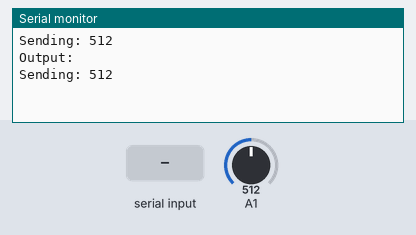
This sketch was run on a simulated Arduino Uno, built with avr-gcc and run on an emulated ATmega328P. Shown: the last lines printed to the serial monitor. Inputs (shaded band) come from the test bench; at power-on: A1 = 512.

Above: at 1.2 s.
1.3 s: A1 set to 716
At 2.4 s:
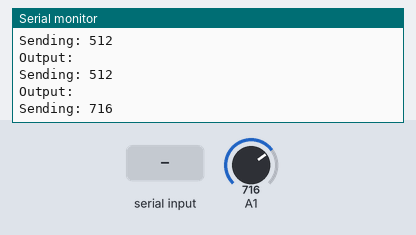
2.8 s: "1\n" received over Serial
4.3 s: "0\n" received over Serial
5.8 s: A1 set to 900
At 6.9 s:
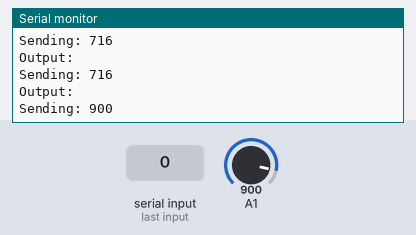
Timing chart, 0 to 8.3 s (numbered marks = the images above; inputs shaded):
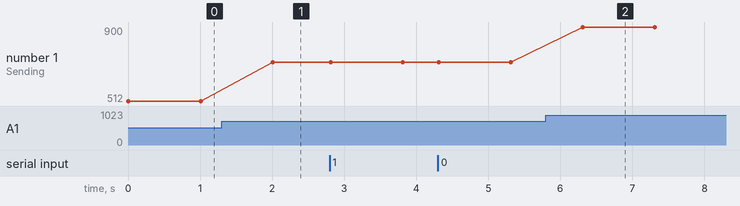

Measured:
- after the input at 1.3 s, the serial monitor: prints a new line after 0.71 s (image 1)
- after the input at 5.8 s, the serial monitor: prints a new line after 0.51 s (image 2)
- plotted number 1: 512 → 716 after the input at 1.3 s, 716 → 900 after the input at 5.8 s

The sketch:

test_sketch_copy_20241223104011.ino
```cpp
void setup() {
  // put your setup code here, to run once:
  Serial.begin(9600);
  // Serial.setTimeout(1);
}

void loop() {
  // put your main code here, to run repeatedly:
  int test_pin = analogRead(A1);
  Serial.print("Sending: ");
  Serial.println(test_pin);
  while (!Serial.available() == 0) {

  }
  String response = Serial.readStringUntil('\n');
  Serial.print("Output: ");
  Serial.println(response);
  // delay(1000);

}
```
